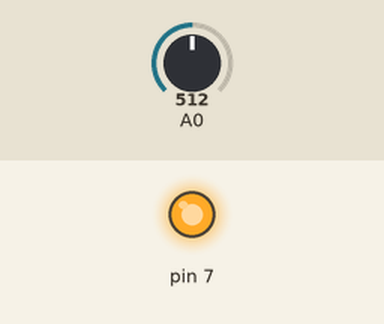
This sketch was run on a simulated Arduino Uno, built with avr-gcc and run on an emulated ATmega328P. On the bench: output pins drawn as LEDs (lit = HIGH). The inputs (shaded band) are chosen by the test bench; at power-on: A0 = 512. What the sketch prints to the serial monitor is not drawn.

Above: at 1.2 s.
1.3 s: A0 set to 213
2.8 s: A0 set to 182
Timing chart, 0 to 5.8 s (numbered marks = the images above; inputs shaded):
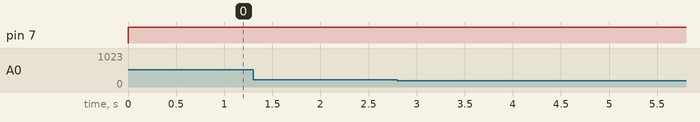

The sketch:

chedck_array_ad_values_and_delete_from_array.ino
```cpp
int array[5];
void setup() {
  // put your setup code here, to run once:
  //how to use array
  Serial.begin(9600);
  pinMode(A0, INPUT);
  pinMode(7, OUTPUT);
}

void loop() {


  digitalWrite(7, HIGH);
  int sum = 0;
  for (int i = 0; i < 5; i++) {
    Serial.println("values in array");
    //here analog data is read and add to array
    int data = analogRead(A0);
    Serial.println(data);
    array[i] = data;
    sum = sum + array[i];

    Serial.println(array[i]);
  }

  //  Serial.println("print array ");
  //  for (int i = 0; i < 5; i++)
  //  {
  //    //    sum = sum + array[i];
  //    Serial.println(array[i]);
  //  }


  Serial.print("sum of number      ");    Serial.println(sum);
  int avg = sum / 5;
  Serial.print("average is ");               Serial.println(avg);
  for (int i = 0; i < 5; i++)
  {
    array[i] = 0;
  }

  Serial.println("new array is ");
  for (int i = 0; i < 5; i++)
  {

    Serial.println(array[i]);
  }

}
```

Measured:
- after the input at 1.3 s, every drawn part: stays the same
- after the input at 2.8 s, every drawn part: stays the same
